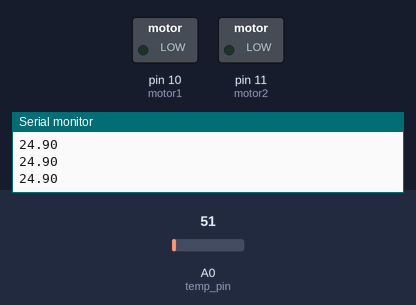
The sketch below on a simulated Arduino Uno, built with avr-gcc and run on an emulated ATmega328P. On the bench: switched loads named in the sketch (green lamp = pin HIGH), the last lines printed to the serial monitor. Inputs (shaded band) come from the test bench; at power-on: A0 (temp_pin) = 51.

Above: at 1.2 s.
1.3 s: A0 (temp_pin) set to 58
2.8 s: A0 (temp_pin) set to 66
At 3.7 s:
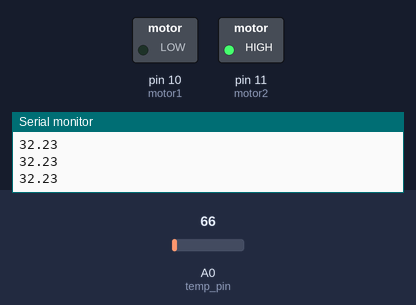
4.3 s: A0 (temp_pin) set to 61
At 4.9 s:
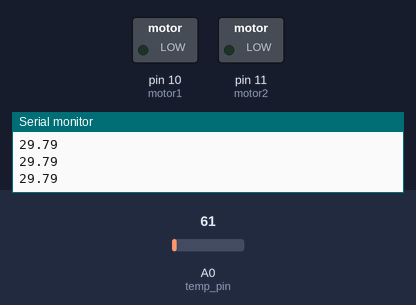
5.8 s: A0 (temp_pin) set to 71
At 7.2 s:
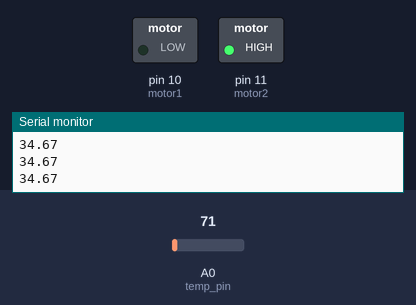
Timing chart, 0 to 8.3 s (numbered marks = the images above; inputs shaded):
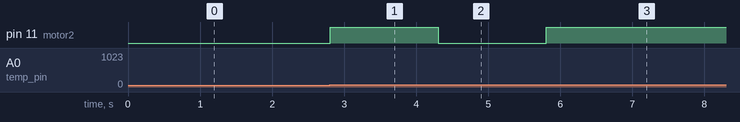

Measured:
- the behaviour switches between 62 and 63 on A0 (temp_pin) (found by bisection; images 0 and 1)
- after the input at 2.8 s, pin 11 (motor2): LOW → HIGH at once
- after the input at 4.3 s, pin 11 (motor2): HIGH → LOW at once
- after the input at 5.8 s, pin 11 (motor2): LOW → HIGH at once

The sketch:

temp_motor.ino
```cpp
int temp_pin=A0;//ATMEGA8 PIN 23
int motor1=10; //ATMEGA8 PIN 16
int motor2=11; //ATMEGA8 PIN 17
float temparature;

void setup()
{
  Serial.begin(9600);
  pinMode(temp_pin,INPUT);
  pinMode(motor1,OUTPUT);
  pinMode(motor2,OUTPUT);
}

void loop()
{
  temparature=0.48828125*(analogRead(temp_pin));
  Serial.println(temparature);
  if(temparature>30.5)
  {
    digitalWrite(motor1,LOW);
    digitalWrite(motor2,HIGH);
  }
  else
  {
    digitalWrite(motor1,LOW);
    digitalWrite(motor2,LOW);
  }

}
```
